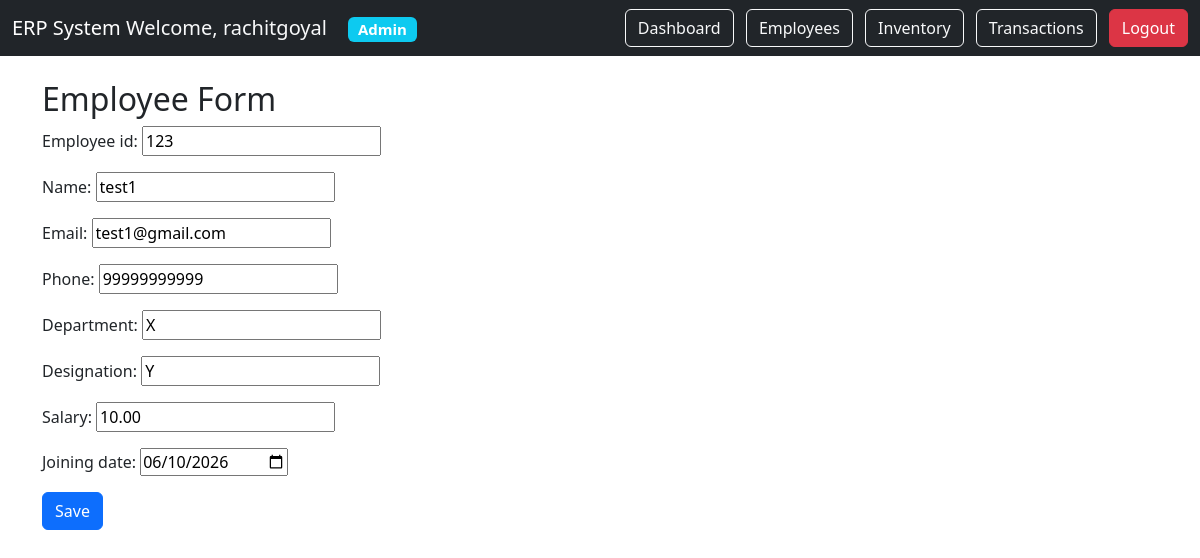
Screenshot of /employees/update/1/ (signed in) with the database file from the repository.
### employee/models.py (models this page shows)
class Employee(models.Model):
    employee_id = models.CharField(max_length=20)
    name = models.CharField(max_length=100)
    email = models.EmailField()
    phone = models.CharField(max_length=15)
    department = models.CharField(max_length=50)
    designation = models.CharField(max_length=50)
    salary = models.DecimalField(
        max_digits=10,
        decimal_places=2
    )
    joining_date = models.DateField()

### employee/views.py (the view)
@login_required
@user_passes_test(employee_access)
def employee_update(request, pk):
    employee = get_object_or_404(
        Employee,
        pk=pk
    )
    if request.method == 'POST':
        form = EmployeeForm(
            request.POST,
            instance=employee
        )
        if form.is_valid():
            form.save()
            return redirect(
                'employee_list'
            )
    else:
        form = EmployeeForm(
            instance=employee
        )
    return render(
        request,
        'employee/employee_form.html',
        {
            'form': form
        }
    )

### employee/forms.py
class EmployeeForm(forms.ModelForm):
    class Meta:
        model = Employee
        fields = [
            'employee_id',
            'name',
            'email',
            'phone',
            'department',
            'designation',
            'salary',
            'joining_date'
        ]
        widgets = {
            'joining_date': forms.DateInput(
                attrs={'type': 'date'}
            )
        }

### employee/views.py (called while the page is built)
def employee_access(user):
    return (
        user.is_superuser
        or
        user.groups.filter(
            name='HR'
        ).exists()
    )

### employee/templates/employee/employee_form.html (shortened to what this page needs)
{% extends 'base.html' %}
{% block content %}
<h2>Employee Form</h2>
<form method="POST">
{{ form.as_p }}
<button
type="submit"
class="btn btn-primary">
Save
</button>
</form>
{% endblock %}

### templates/base.html (shortened to what this page needs)
<!DOCTYPE html>
<html>
<head>
<link href="https://cdn.jsdelivr.net/npm/bootstrap@5.3.0/dist/css/bootstrap.min.css"
rel="stylesheet">
</head>
<body>
<nav class="navbar navbar-expand-lg navbar-dark bg-dark">
<div class="container-fluid">
<a class="navbar-brand" href="/">
ERP System
<span class="text-light me-3">
Welcome,
{{ request.user.username }}
</span>
<span class="badge bg-info">
{% if user.is_superuser %}
Admin
{% elif user.groups.all.0.name %}
{{ user.groups.all.0.name }}
{% endif %}
</span>
<div>
<a class="btn btn-outline-light me-2"
href="/">
Dashboard
</a>
{% if user.is_superuser or user.groups.all.0.name == 'HR' %}
<a class="btn btn-outline-light me-2"
href="/employees/">
Employees
</a>
{% endif %}
{% if user.is_superuser or user.groups.all.0.name == 'Inventory Manager' %}
<a class="btn btn-outline-light me-2"
href="/inventory/">
Inventory
</a>
<a
class="btn btn-outline-light me-2"
href="/inventory/transactions/">
Transactions
</a>
{% endif %}
<a class="btn btn-danger"
href="/accounts/logout/">
Logout
</a>
</div>
</div>
</nav>
<div class="container mt-4">
{% block content %}
{% endblock %}
</div>
</body>
</html>

### rows the page displays
Employee: employee_id "123", name "test1", email "test1@gmail.com", phone "99999999999", department "X", designation "Y", salary "10.00", joining_date "06/10/2026"

### other values shown
{{ request.user.username }} "rachitgoyal"
